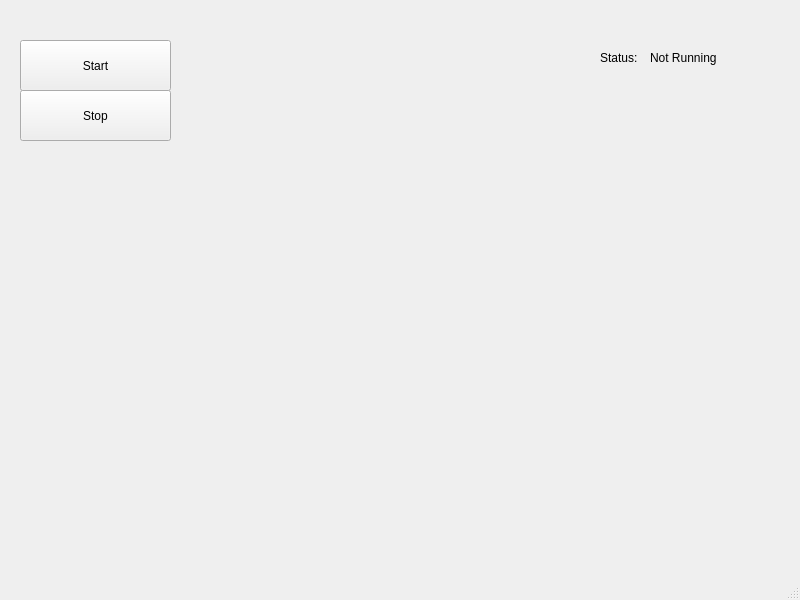
<?xml version="1.0" encoding="UTF-8"?>
<ui version="4.0">
 <class>MainWindow</class>
 <widget class="QMainWindow" name="MainWindow">
  <property name="geometry">
   <rect>
    <x>0</x>
    <y>0</y>
    <width>800</width>
    <height>600</height>
   </rect>
  </property>
  <property name="windowTitle">
   <string>MainWindow</string>
  </property>
  <widget class="QWidget" name="centralwidget">
   <widget class="QPushButton" name="_start_btn">
    <property name="geometry">
     <rect>
      <x>20</x>
      <y>40</y>
      <width>151</width>
      <height>51</height>
     </rect>
    </property>
    <property name="text">
     <string>Start</string>
    </property>
   </widget>
   <widget class="QPushButton" name="_stop_btn">
    <property name="geometry">
     <rect>
      <x>20</x>
      <y>90</y>
      <width>151</width>
      <height>51</height>
     </rect>
    </property>
    <property name="text">
     <string>Stop</string>
    </property>
   </widget>
   <widget class="QLabel" name="_run_status_label">
    <property name="geometry">
     <rect>
      <x>650</x>
      <y>50</y>
      <width>101</width>
      <height>16</height>
     </rect>
    </property>
    <property name="text">
     <string>Not Running</string>
    </property>
   </widget>
   <widget class="QLabel" name="_run_label">
    <property name="geometry">
     <rect>
      <x>600</x>
      <y>50</y>
      <width>51</width>
      <height>16</height>
     </rect>
    </property>
    <property name="text">
     <string>Status:</string>
    </property>
   </widget>
   <widget class="QLabel" name="_status_led">
    <property name="geometry">
     <rect>
      <x>650</x>
      <y>80</y>
      <width>40</width>
      <height>40</height>
     </rect>
    </property>
    <property name="font">
     <font>
      <pointsize>10</pointsize>
     </font>
    </property>
    <property name="text">
     <string/>
    </property>
    <property name="pixmap">
     <pixmap>icons/led-red-on.png</pixmap>
    </property>
    <property name="scaledContents">
     <bool>true</bool>
    </property>
   </widget>
  </widget>
  <widget class="QMenuBar" name="menubar">
   <property name="geometry">
    <rect>
     <x>0</x>
     <y>0</y>
     <width>800</width>
     <height>22</height>
    </rect>
   </property>
  </widget>
  <widget class="QStatusBar" name="statusbar"/>
 </widget>
 <resources/>
 <connections/>
</ui>
